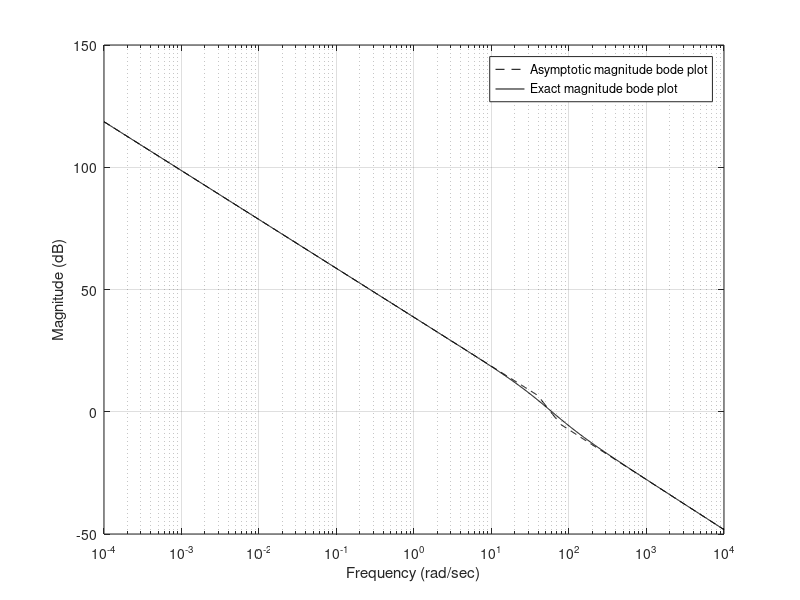

MATLAB code for this plot:
clc;
clf;
clear all;
close all;
Kp = 55.7616;
Kd = 0.7836/55.7616;
beta = 0.9789;
K= 1.53;
T = 0.0254;
Wcr = (abs(1/Kd))^(1/beta);
Wcr1 = (abs(1/0.0254));
w = logspace(-4 , 4, 1000);
mask = w < Wcr;
 mask1 = w < Wcr1;
mag1 = 20*log10(Kp)*ones(size(w));
mag2 = 20*log10(Kd)*ones(size(w));
mag3 = 20*log10(K)*ones(size(w));
mag4 =  mask.*(20*log10(1/Kd)) + (~mask).*(20*beta*log10(w));
mag5 = -20*log10(w);
mag6 =  (mask1).*(-20*log10(1)) + (~mask1).*(-20*log10(0.0254*w));
combined = mag1 + mag2 + mag3 + mag4 + mag5 + mag6 ;
 
% figure(1);
% plot(1,1);
% semilogx(w, mag1,'Color','black')
% xlabel('Frequency(rad/sec)','FontSize', 15);
% ylabel('Magnitude dB','FontSize', 15);
% grid on;
%  
% figure(2);
% plot(1,2);
% semilogx(w, mag2,'Color','black')
% xlabel('Frequency(rad/sec)','FontSize', 15);
% ylabel('Magnitude dB','FontSize', 15);
% grid on;
%  
% figure(3);
% plot(1,3);
% semilogx(w, mag3,'Color','black')
% xlabel('Frequency(rad/sec)','FontSize', 15);
% ylabel('Magnitude dB','FontSize', 15);
% grid on;
%  
% figure (4);
% plot(1,4);
% semilogx(w, mag4,'Color','black')
% xlabel('Frequency(rad/sec)','FontSize', 15);
% ylabel('Magnitude dB','FontSize', 15);
% grid on;
%  
% figure (5);
% plot(1,5);
% semilogx(w, mag5,'Color','black')
% xlabel('Frequency(rad/sec)','FontSize', 15);
% ylabel('Magnitude dB','FontSize', 15);
% grid on;
%  
% figure (6);
% plot(1,6);
% semilogx(w, mag6,'Color','black')
% xlabel('Frequency(rad/sec)','FontSize', 15);
% ylabel('Magnitude dB','FontSize', 15);
% grid on;
 
figure(7);
plot(1,7);
semilogx(w, combined,'Color','black','LineStyle','--')
xlabel('Frequency(rad/sec)');
ylabel('Magnitude dB');
grid on;
legend('Asymptotic magnitude bode plot','Location','NorthEast')
 
 
plot(1,1);
semilogx(w, combined,'Color','black','LineStyle','--')
xlabel('Frequency(rad/sec)');
ylabel('Magnitude dB');
grid on;
hold on;
 
 
clc;
clear 
K = 1.53;
Kp = 55.7616;
Kd = 0.7836;
beta = 0.9789;
T = 0.0254;
 
w=logspace(-4,4,1000);
Mag=@(w) (20*log10(abs(sqrt(Kp).^2)) + 20*log10(abs(sqrt(K).^2)) + 20*log10(abs(sqrt((Kd/Kp)*(i.*w).^beta + (1)).^2)) - 20*log10(abs(sqrt((T*(i.*w)) + 1).^2)) - 20*log10(abs(sqrt(i*w).^2)));   
semilogx(w,Mag(w) ,'Color','black');
hold on;
grid on;
xlabel('Frequency (rad/sec)');
ylabel('Magnitude (dB)');
legend('Asymptotic magnitude bode plot','Exact magnitude bode plot','Location','NorthEast')


